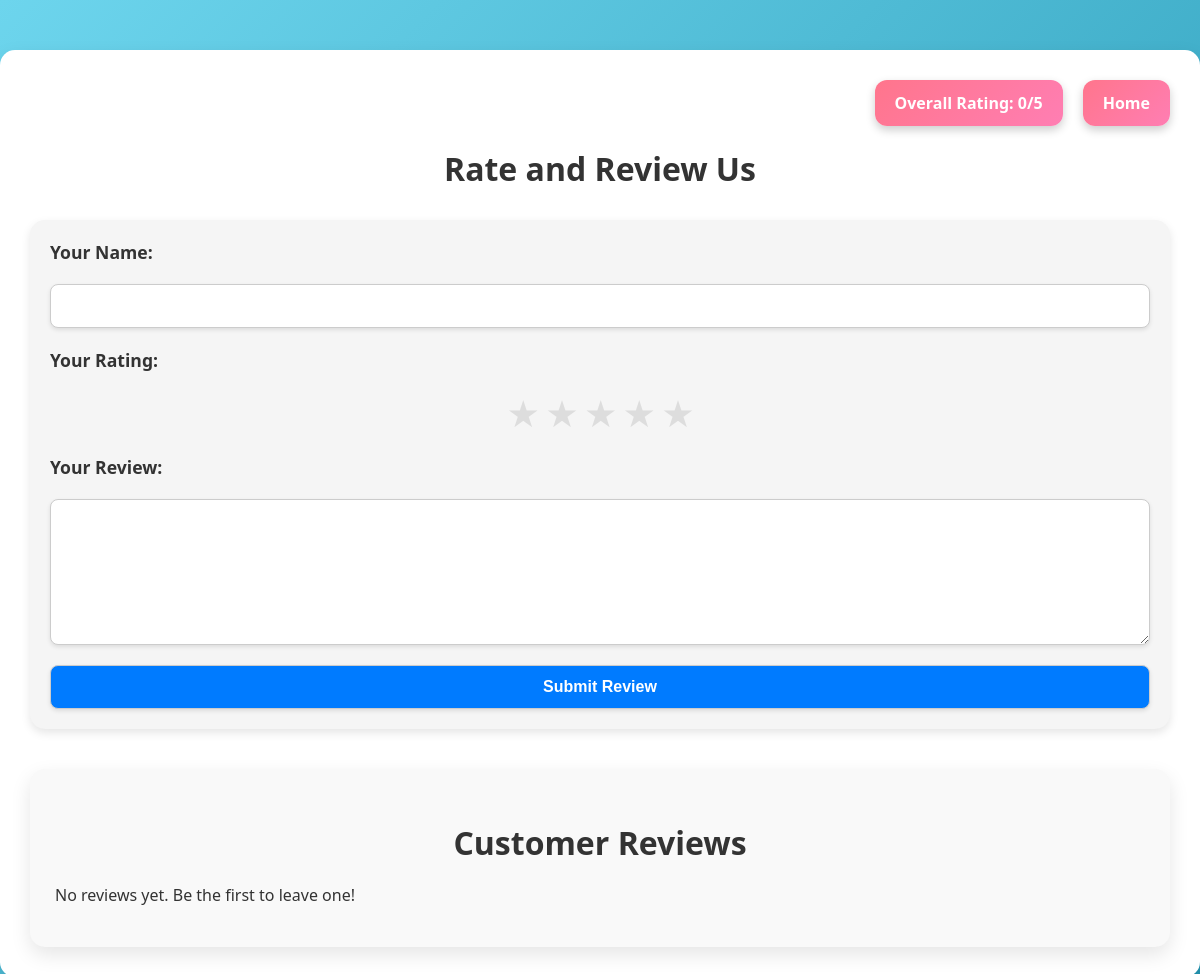
Page /chai/reviews/ on the earlier database version.
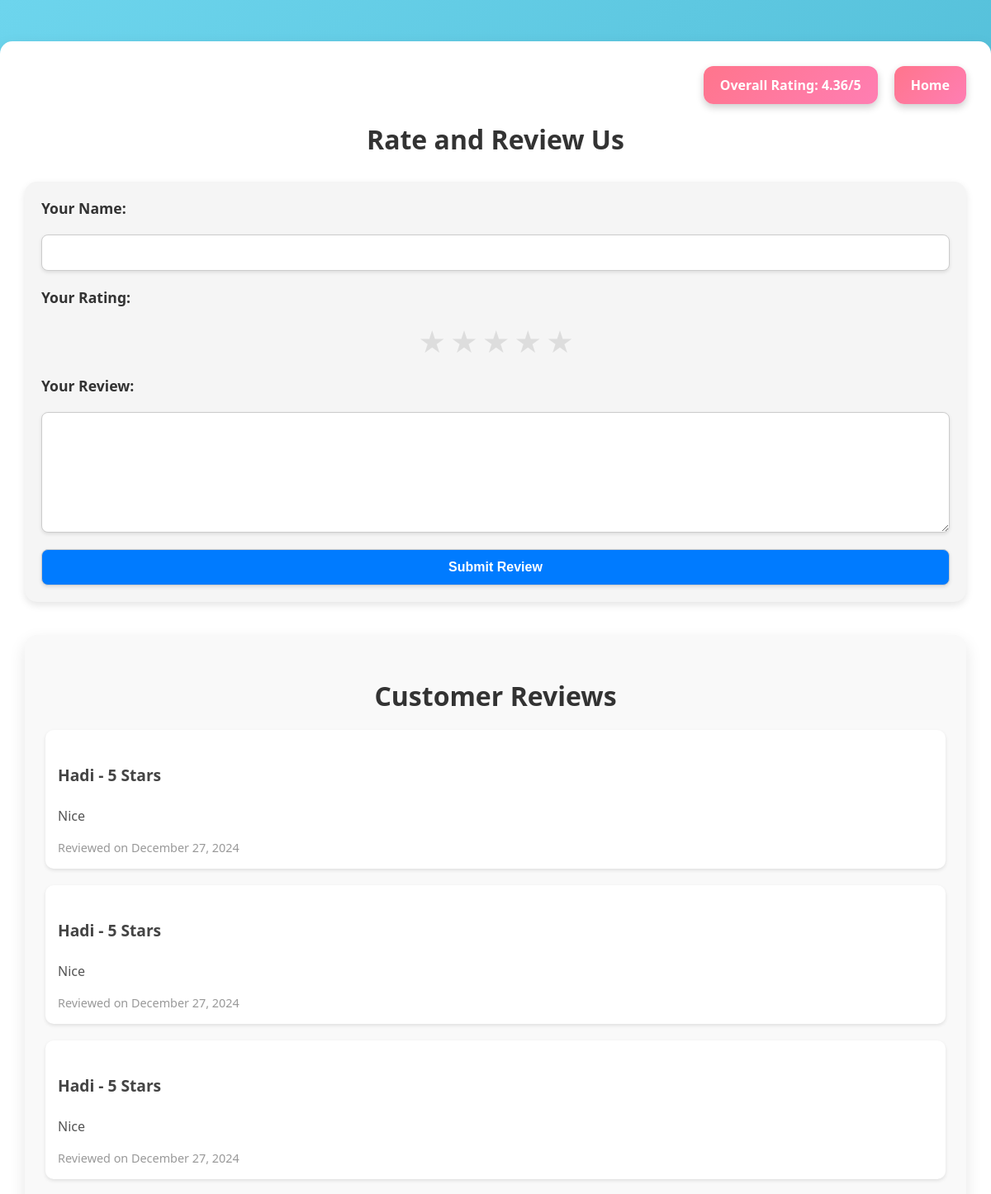
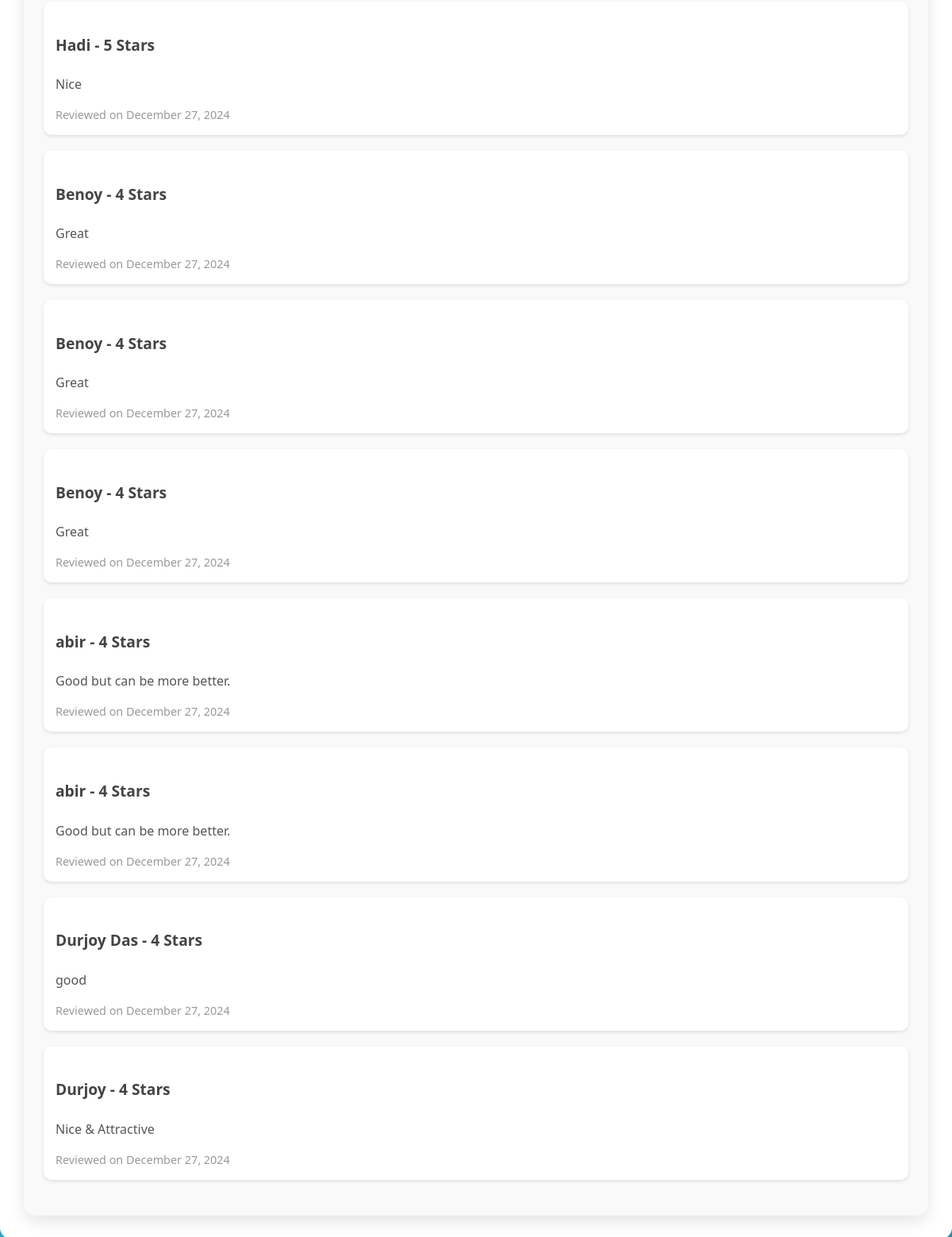
Same page on the later database version (2 pictures, top to bottom).
### chai/models.py (models this page shows, shortened)
class Review(models.Model):
    name = models.CharField(max_length=100)
    rating = models.IntegerField(choices=[(i, str(i)) for i in range(1, 6)])  # Ratings from 1 to 5
    review = models.TextField(blank=True, null=True)
    created_at = models.DateTimeField(auto_now_add=True)

### chai/views.py (the view)
# urls.py: path('reviews/', views.reviews_page, name='reviews_page'),
def reviews_page(request):
    form = ReviewForm()
    message = ""
    if request.method == "POST":
        form = ReviewForm(request.POST)
        if form.is_valid():
            form.save()
            message = "Thank You Sir"
            form = ReviewForm()  # Reset the form after submission
    overall_rating = Review.objects.aggregate(Avg('rating'))['rating__avg']
    overall_rating = round(overall_rating, 2) if overall_rating else 0
    reviews = Review.objects.all().order_by('-created_at')  # Added ordering by created_at (desc)
    return render(request, 'chai/reviews_page.html', {
        'form': form,
        'message': message,
        'overall_rating': overall_rating,
        'reviews': reviews,
    })

### chai/forms.py
class ReviewForm(forms.ModelForm):
    class Meta:
        model = Review
        fields = ['name', 'rating', 'review']
        widgets = {
            'rating': forms.RadioSelect(choices=[(i, f'{i} Star{"s" if i > 1 else ""}') for i in range(1, 6)]),
            'review': forms.Textarea(attrs={'rows': 3}),
        }

### chai/templates/chai/reviews_page.html (shortened to what this page needs)
<!DOCTYPE html>
<html lang="en">
<head>
</head>
<body>
    <div class="container">
        <div class="header-actions">
            <div class="shared-style">
                Overall Rating: {{ overall_rating }}/5
            </div>
            <a href="{% url 'Home' %}" class="shared-style">Home</a>
        </div>
        <h1>Rate and Review Us</h1>
        <div class="form-container">
            <form method="post" id="reviewForm">
                <label for="name">Your Name:</label>
                {{ form.name }}
                <label for="rating">Your Rating:</label>
                <div class="rating">
                    <input type="radio" id="star5" name="rating" value="5" required><label for="star5">&#9733;</label>
                    <input type="radio" id="star4" name="rating" value="4"><label for="star4">&#9733;</label>
                    <input type="radio" id="star3" name="rating" value="3"><label for="star3">&#9733;</label>
                    <input type="radio" id="star2" name="rating" value="2"><label for="star2">&#9733;</label>
                    <input type="radio" id="star1" name="rating" value="1"><label for="star1">&#9733;</label>
                </div>
                <label for="review">Your Review:</label>
                {{ form.review }}
                <button type="submit">Submit Review</button>
            </form>
        </div>
        <div class="reviews-list">
            <h2>Customer Reviews</h2>
            {% for review in reviews %}
            <div class="review-item">
                <h4>{{ review.name }} - {{ review.rating }} Stars</h4>
                <p>{{ review.review }}</p>
                <small>Reviewed on {{ review.created_at|date:"F d, Y" }}</small>
            </div>
            {% empty %}
            <p>No reviews yet. Be the first to leave one!</p>
            {% endfor %}
        </div>
    </div>
</body>
</html>

### chai/templates/chai/reviews_page.html (style rules this page uses)
body { font-family: 'Segoe UI', Tahoma, Geneva, Verdana, sans-serif; margin: 0; padding: 0; background: linear-gradient(135deg, #6dd5ed, #2193b0); color: #333; }
.container { max-width: 1200px; margin: 50px auto; background: #fff; padding: 30px; border-radius: 15px; box-shadow: 0 8px 20px rgba(0, 0, 0, 0.1); }
.header-actions { display: flex; align-items: center; justify-content: flex-end; gap: 20px; margin-bottom: 20px; }
.shared-style { background: linear-gradient(135deg, #ff758c, #ff7eb3); color: white; font-weight: bold; font-size: 1rem; border-radius: 12px; text-decoration: none; box-shadow: 0 4px 10px rgba(0, 0, 0, 0.2); display: inline-block; padding: 12px 20px; text-align: center; transition: transform 0.3s ease, box-shadow 0.3s ease; }
h1, h2 { text-align: center; font-size: 2rem; color: #333; margin-bottom: 20px; }
.form-container { margin-top: 30px; padding: 20px; background: #f5f5f5; border-radius: 15px; box-shadow: 0 4px 10px rgba(0, 0, 0, 0.1); }
form { display: flex; flex-direction: column; gap: 20px; }
label { font-weight: bold; font-size: 1.1rem; color: #333; }
.rating { display: flex; gap: 10px; justify-content: center; }
.rating label { font-size: 2rem; color: #ddd; cursor: pointer; transition: color 0.3s ease; }
.rating { flex-direction: row-reverse; }
form input, form textarea, form button { padding: 12px 15px; font-size: 1rem; border-radius: 8px; border: 1px solid #ccc; box-shadow: 0 2px 4px rgba(0, 0, 0, 0.1); }
form textarea { resize: vertical; min-height: 120px; }
form button { background-color: #007BFF; color: white; font-weight: bold; cursor: pointer; transition: background-color 0.3s ease; }
.reviews-list { margin-top: 40px; padding: 25px; background: #f9f9f9; border-radius: 15px; box-shadow: 0 8px 20px rgba(0, 0, 0, 0.1); }
.review-item { margin-bottom: 20px; padding: 15px; background: #fff; border-radius: 10px; box-shadow: 0 2px 4px rgba(0, 0, 0, 0.1); }
.review-item h4 { font-size: 1.2rem; color: #444; }
.review-item p { font-size: 1rem; color: #555; margin-top: 10px; }
.review-item small { font-size: 0.9rem; color: #999; }

Differences in the rows shown:
added Review: name "Hadi", rating "5", review "Nice", created_at "December 27, 2024"
added Review: name "Hadi", rating "5", review "Nice", created_at "December 27, 2024"
added Review: name "Hadi", rating "5", review "Nice", created_at "December 27, 2024"
added Review: name "Hadi", rating "5", review "Nice", created_at "December 27, 2024"
added Review: name "Benoy", rating "4", review "Great", created_at "December 27, 2024"
added Review: name "Benoy", rating "4", review "Great", created_at "December 27, 2024"
added Review: name "Benoy", rating "4", review "Great", created_at "December 27, 2024"
added Review: name "abir", rating "4", review "Good but can be more better.", created_at "December 27, 2024"
added Review: name "abir", rating "4", review "Good but can be more better.", created_at "December 27, 2024"
added Review: name "Durjoy Das", rating "4", review "good", created_at "December 27, 2024"
added Review: name "Durjoy", rating "4", review "Nice & Attractive", created_at "December 27, 2024"
Other differences:
{{ overall_rating }}: "0" → "4.36"
text no longer shown: "No reviews yet. Be the first to leave one!"
